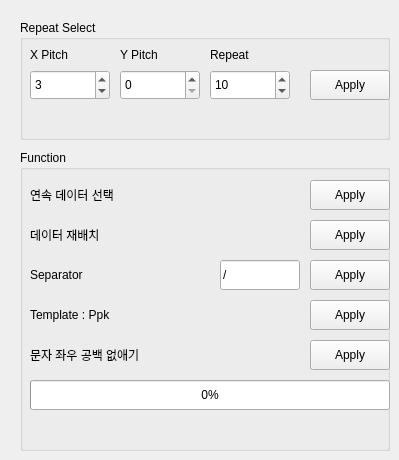
    <widget class="QWidget" name="tab_5">
     <attribute name="title">
      <string>3</string>
     </attribute>
     <widget class="QGroupBox" name="groupBox_3">
      <property name="geometry">
       <rect>
        <x>20</x>
        <y>20</y>
        <width>370</width>
        <height>120</height>
       </rect>
      </property>
      <property name="title">
       <string>Repeat Select</string>
      </property>
      <property name="flat">
       <bool>true</bool>
      </property>
      <widget class="QLabel" name="dmy_13">
       <property name="geometry">
        <rect>
         <x>10</x>
         <y>20</y>
         <width>80</width>
         <height>30</height>
        </rect>
       </property>
       <property name="text">
        <string>X Pitch</string>
       </property>
       <property name="alignment">
        <set>Qt::AlignLeading|Qt::AlignLeft|Qt::AlignVCenter</set>
       </property>
      </widget>
      <widget class="QLabel" name="dmy_19">
       <property name="geometry">
        <rect>
         <x>100</x>
         <y>20</y>
         <width>80</width>
         <height>30</height>
        </rect>
       </property>
       <property name="text">
        <string>Y Pitch</string>
       </property>
       <property name="alignment">
        <set>Qt::AlignLeading|Qt::AlignLeft|Qt::AlignVCenter</set>
       </property>
      </widget>
      <widget class="QLabel" name="dmy_14">
       <property name="geometry">
        <rect>
         <x>190</x>
         <y>20</y>
         <width>80</width>
         <height>30</height>
        </rect>
       </property>
       <property name="text">
        <string>Repeat</string>
       </property>
       <property name="alignment">
        <set>Qt::AlignLeading|Qt::AlignLeft|Qt::AlignVCenter</set>
       </property>
      </widget>
      <widget class="QPushButton" name="pit_btn">
       <property name="geometry">
        <rect>
         <x>290</x>
         <y>50</y>
         <width>80</width>
         <height>30</height>
        </rect>
       </property>
       <property name="focusPolicy">
        <enum>Qt::NoFocus</enum>
       </property>
       <property name="text">
        <string>Apply</string>
       </property>
      </widget>
      <widget class="QSpinBox" name="x_pit_in">
       <property name="geometry">
        <rect>
         <x>10</x>
         <y>50</y>
         <width>80</width>
         <height>30</height>
        </rect>
       </property>
       <property name="focusPolicy">
        <enum>Qt::ClickFocus</enum>
       </property>
       <property name="styleSheet">
        <string notr="true"/>
       </property>
       <property name="minimum">
        <number>0</number>
       </property>
       <property name="maximum">
        <number>9999</number>
       </property>
       <property name="singleStep">
        <number>1</number>
       </property>
       <property name="value">
        <number>3</number>
       </property>
      </widget>
      <widget class="QSpinBox" name="y_pit_in">
       <property name="geometry">
        <rect>
         <x>100</x>
         <y>50</y>
         <width>80</width>
         <height>30</height>
        </rect>
       </property>
       <property name="focusPolicy">
        <enum>Qt::ClickFocus</enum>
       </property>
       <property name="styleSheet">
        <string notr="true"/>
       </property>
       <property name="minimum">
        <number>0</number>
       </property>
       <property name="maximum">
        <number>9999</number>
       </property>
       <property name="singleStep">
        <number>1</number>
       </property>
       <property name="value">
        <number>0</number>
       </property>
      </widget>
      <widget class="QSpinBox" name="pit_n_in">
       <property name="geometry">
        <rect>
         <x>190</x>
         <y>50</y>
         <width>80</width>
         <height>30</height>
        </rect>
       </property>
       <property name="focusPolicy">
        <enum>Qt::ClickFocus</enum>
       </property>
       <property name="styleSheet">
        <string notr="true"/>
       </property>
       <property name="minimum">
        <number>1</number>
       </property>
       <property name="maximum">
        <number>9999</number>
       </property>
       <property name="singleStep">
        <number>1</number>
       </property>
       <property name="value">
        <number>10</number>
       </property>
      </widget>
     </widget>
     <widget class="QGroupBox" name="groupBox_4">
      <property name="geometry">
       <rect>
        <x>20</x>
        <y>150</y>
        <width>370</width>
        <height>301</height>
       </rect>
      </property>
      <property name="title">
       <string>Function</string>
      </property>
      <property name="flat">
       <bool>true</bool>
      </property>
      <widget class="QLabel" name="dmy_30">
       <property name="geometry">
        <rect>
         <x>10</x>
         <y>30</y>
         <width>160</width>
         <height>30</height>
        </rect>
       </property>
       <property name="text">
        <string>연속 데이터 선택</string>
       </property>
       <property name="alignment">
        <set>Qt::AlignLeading|Qt::AlignLeft|Qt::AlignVCenter</set>
       </property>
      </widget>
      <widget class="QLabel" name="dmy_29">
       <property name="geometry">
        <rect>
         <x>10</x>
         <y>70</y>
         <width>160</width>
         <height>30</height>
        </rect>
       </property>
       <property name="text">
        <string>데이터 재배치</string>
       </property>
       <property name="alignment">
        <set>Qt::AlignLeading|Qt::AlignLeft|Qt::AlignVCenter</set>
       </property>
      </widget>
      <widget class="QLabel" name="dmy_26">
       <property name="geometry">
        <rect>
         <x>10</x>
         <y>110</y>
         <width>160</width>
         <height>30</height>
        </rect>
       </property>
       <property name="text">
        <string>Separator</string>
       </property>
       <property name="alignment">
        <set>Qt::AlignLeading|Qt::AlignLeft|Qt::AlignVCenter</set>
       </property>
      </widget>
      <widget class="QLabel" name="dmy_27">
       <property name="geometry">
        <rect>
         <x>10</x>
         <y>150</y>
         <width>160</width>
         <height>30</height>
        </rect>
       </property>
       <property name="text">
        <string>Template : Ppk</string>
       </property>
       <property name="alignment">
        <set>Qt::AlignLeading|Qt::AlignLeft|Qt::AlignVCenter</set>
       </property>
      </widget>
      <widget class="QLabel" name="dmy_28">
       <property name="geometry">
        <rect>
         <x>10</x>
         <y>190</y>
         <width>160</width>
         <height>30</height>
        </rect>
       </property>
       <property name="text">
        <string>문자 좌우 공백 없애기</string>
       </property>
       <property name="alignment">
        <set>Qt::AlignLeading|Qt::AlignLeft|Qt::AlignVCenter</set>
       </property>
      </widget>
      <widget class="QLineEdit" name="sep_t_in">
       <property name="geometry">
        <rect>
         <x>200</x>
         <y>110</y>
         <width>80</width>
         <height>30</height>
        </rect>
       </property>
       <property name="focusPolicy">
        <enum>Qt::ClickFocus</enum>
       </property>
       <property name="text">
        <string>/</string>
       </property>
       <property name="maxLength">
        <number>30</number>
       </property>
      </widget>
      <widget class="QPushButton" name="gr_col_btn">
       <property name="geometry">
        <rect>
         <x>290</x>
         <y>30</y>
         <width>80</width>
         <height>30</height>
        </rect>
       </property>
       <property name="focusPolicy">
        <enum>Qt::NoFocus</enum>
       </property>
       <property name="text">
        <string>Apply</string>
       </property>
      </widget>
      <widget class="QPushButton" name="array_btn">
       <property name="geometry">
        <rect>
         <x>290</x>
         <y>70</y>
         <width>80</width>
         <height>30</height>
        </rect>
       </property>
       <property name="focusPolicy">
        <enum>Qt::NoFocus</enum>
       </property>
       <property name="text">
        <string>Apply</string>
       </property>
      </widget>
      <widget class="QPushButton" name="sep_btn">
       <property name="geometry">
        <rect>
         <x>290</x>
         <y>110</y>
         <width>80</width>
         <height>30</height>
        </rect>
       </property>
       <property name="focusPolicy">
        <enum>Qt::NoFocus</enum>
       </property>
       <property name="text">
        <string>Apply</string>
       </property>
      </widget>
      <widget class="QPushButton" name="ctq_btn">
       <property name="geometry">
        <rect>
         <x>290</x>
         <y>150</y>
         <width>80</width>
         <height>30</height>
        </rect>
       </property>
       <property name="focusPolicy">
        <enum>Qt::NoFocus</enum>
       </property>
       <property name="text">
        <string>Apply</string>
       </property>
      </widget>
      <widget class="QPushButton" name="cln_btn">
       <property name="geometry">
        <rect>
         <x>290</x>
         <y>190</y>
         <width>80</width>
         <height>30</height>
        </rect>
       </property>
       <property name="focusPolicy">
        <enum>Qt::NoFocus</enum>
       </property>
       <property name="text">
        <string>Apply</string>
       </property>
      </widget>
     </widget>
     <widget class="QProgressBar" name="pbar3">
      <property name="geometry">
       <rect>
        <x>30</x>
        <y>380</y>
        <width>360</width>
        <height>30</height>
       </rect>
      </property>
      <property name="maximum">
       <number>10000</number>
      </property>
      <property name="value">
       <number>0</number>
      </property>
      <property name="textVisible">
       <bool>true</bool>
      </property>
     </widget>
     <zorder>groupBox_4</zorder>
     <zorder>groupBox_3</zorder>
     <zorder>pbar3</zorder>
    </widget>
